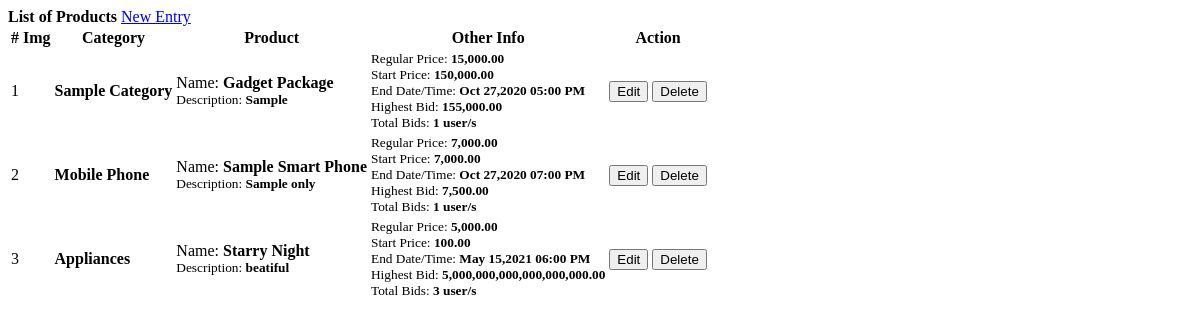
Page /admin/products.php on the earlier database version.
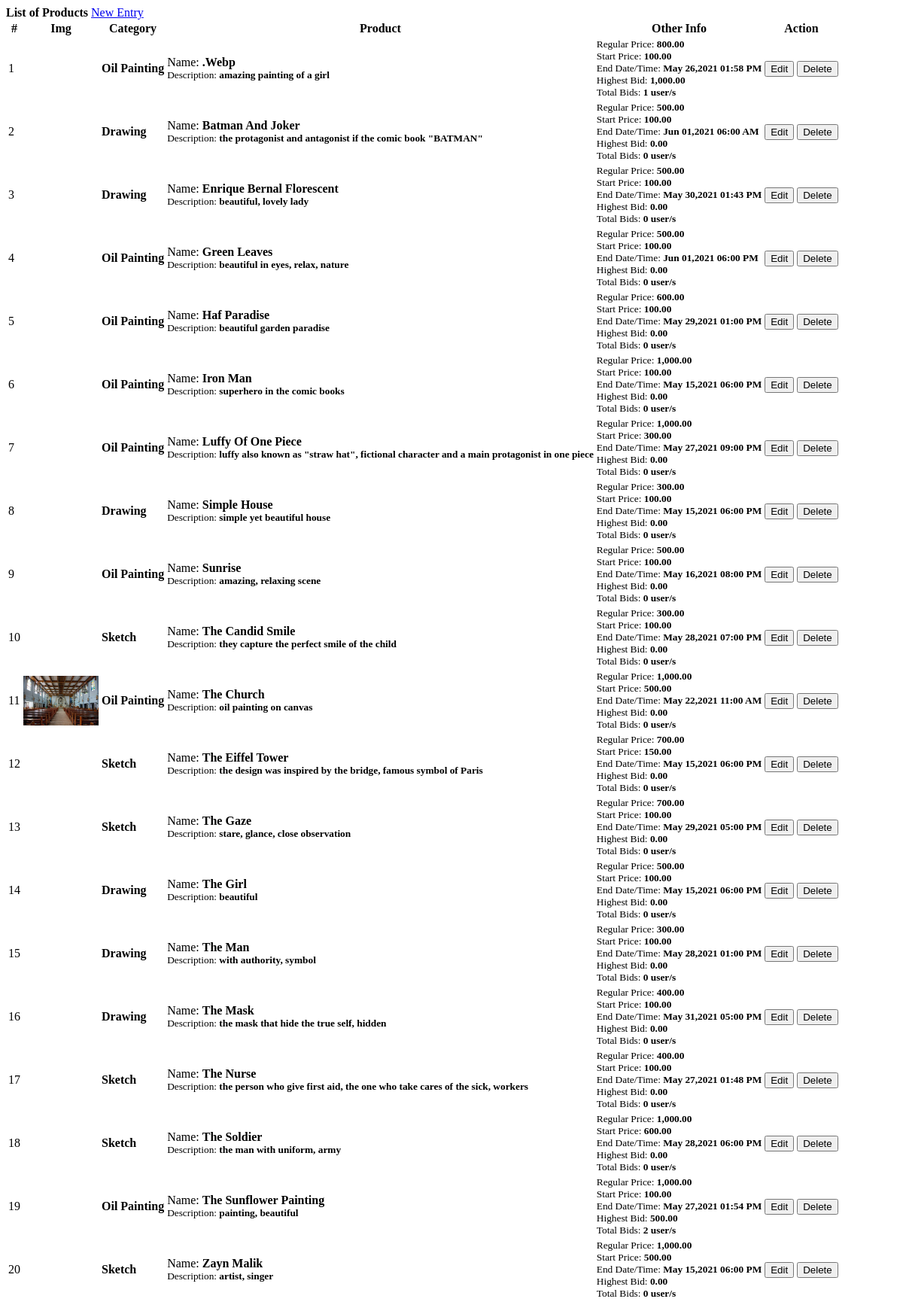
Same page on the later database version.
### tables this page shows
CREATE TABLE `products` (
  `id` int(30) NOT NULL,
  `category_id` int(30) NOT NULL,
  `name` varchar(200) NOT NULL,
  `description` text NOT NULL,
  `start_bid` float NOT NULL,
  `regular_price` float NOT NULL,
  `bid_end_datetime` datetime NOT NULL,
  `img_fname` text NOT NULL,
  `date_created` datetime NOT NULL DEFAULT current_timestamp()
);

CREATE TABLE `bids` (
  `id` int(30) NOT NULL,
  `user_id` int(30) NOT NULL,
  `product_id` int(30) NOT NULL,
  `bid_amount` float NOT NULL,
  `status` tinyint(1) NOT NULL DEFAULT 1 COMMENT '1=bid,2=confirmed,3=cancelled',
  `date_created` datetime NOT NULL DEFAULT current_timestamp() ON UPDATE current_timestamp()
);

### admin/products.php (the view, shortened to what this page needs)
<?php include('db_connect.php');?>
<div class="container-fluid">
	<div class="col-lg-12">
		<div class="row">
			<div class="col-md-12">
				<div class="card">
					<div class="card-header">
						<b>List of Products</b>
						<span class="float:right"><a class="btn btn-primary btn-block btn-sm col-sm-2 float-right" href="index.php?page=manage_product" id="new_product">
					<i class="fa fa-plus"></i> New Entry
				</a></span>
					</div>
					<div class="card-body">
						<table class="table table-condensed table-bordered table-hover">
							<thead>
								<tr>
									<th class="text-center">#</th>
									<th class="">Img</th>
									<th class="">Category</th>
									<th class="">Product</th>
									<th class="">Other Info</th>
									<th class="text-center">Action</th>
								</tr>
							</thead>
							<tbody>
								<?php
								$i = 1;
								$cat = array();
								$cat[] = '';
								$qry = $conn->query("SELECT * FROM categories ");
								while($row = $qry->fetch_assoc()){
									$cat[$row['id']] = $row['name'];
								}
								$products = $conn->query("SELECT * FROM products order by name asc ");
								while($row=$products->fetch_assoc()):
									$get = $conn->query("SELECT * FROM bids where product_id = {$row['id']} order by bid_amount desc limit 1 ");
									$bid = $get->num_rows > 0 ? $get->fetch_array()['bid_amount'] : 0 ;
									$tbid = $conn->query("SELECT distinct(user_id) FROM bids where product_id = {$row['id']} ")->num_rows;
								?>
								<tr data-id= '<?php echo $row['id'] ?>'>
									<td class="text-center"><?php echo $i++ ?></td>
									<td class="">
										 <div class="row justify-content-center">
										 	<img src="<?php echo 'assets/uploads/'.$row['img_fname'] ?>" alt="">
										 </div>
									</td>
									<td>
										 <p> <b><?php echo ucwords($cat[$row['category_id']]) ?></b></p>
									</td>
									<td class="">
										 <p>Name: <b><?php echo ucwords($row['name']) ?></b></p>
										 <p><small>Description: <b><?php echo $row['description'] ?></b></small></p>
									</td>
									<td>
										 <p><small>Regular Price: <b><?php echo number_format($row['regular_price'],2) ?></b></small></p>
										 <p><small>Start Price: <b><?php echo number_format($row['start_bid'],2) ?></b></small></p>
										 <p><small>End Date/Time: <b><?php echo date("M d,Y h:i A",strtotime($row['bid_end_datetime'])) ?></b></small></p>
										 <p><small>Highest Bid: <b class="highest_bid"><?php echo number_format($bid,2) ?></b></small></p>
										 <p><small>Total Bids: <b class="total_bid"><?php echo $tbid ?> user/s</b></small></p>
									</td>
									<td class="text-center">
										<button class="btn btn-sm btn-outline-primary edit_product" type="button" data-id="<?php echo $row['id'] ?>" >Edit</button>
										<button class="btn btn-sm btn-outline-danger delete_product" type="button" data-id="<?php echo $row['id'] ?>">Delete</button>
									</td>
								</tr>
								<?php endwhile; ?>
							</tbody>
						</table>
					</div>
				</div>
			</div>
		</div>
	</div>
</div>

### admin/products.php (style rules this page uses)
td { vertical-align: middle !important; }
td p { margin: unset }
table td img { max-width:100px; max-height: :150px; }
img { max-width:100px; max-height: :150px; }

Differences in the rows shown:
removed products: category "Sample Category", name "Gadget Package", description "Sample", regular_price "15,000.00", start_bid "150,000.00", bid_end_datetime "Oct 27,2020 05:00 PM", bids.bid_amount "155,000.00", tbid "1"
removed products: category "Mobile Phone", name "Sample Smart Phone", description "Sample only", regular_price "7,000.00", start_bid "7,000.00", bid_end_datetime "Oct 27,2020 07:00 PM", bids.bid_amount "7,500.00", tbid "1"
removed products: category "Appliances", name "Starry Night", description "beatiful", regular_price "5,000.00", start_bid "100.00", bid_end_datetime "May 15,2021 06:00 PM", bids.bid_amount "5,000,000,000,000,000,000.00", tbid "3"
added products: category "Oil Painting", name ".Webp", description "amazing painting of a girl", regular_price "800.00", start_bid "100.00", bid_end_datetime "May 26,2021 01:58 PM", bids.bid_amount "1,000.00", tbid "1"
added products: category "Drawing", name "Batman And Joker", description "the protagonist and antagonist if the comic book \"BATMAN\"", regular_price "500.00", start_bid "100.00", bid_end_datetime "Jun 01,2021 06:00 AM", bid "0.00", tbid "0"
added products: category "Drawing", name "Enrique Bernal Florescent", description "beautiful, lovely lady", regular_price "500.00", start_bid "100.00", bid_end_datetime "May 30,2021 01:43 PM", bid "0.00", tbid "0"
added products: category "Oil Painting", name "Green Leaves", description "beautiful in eyes, relax, nature", regular_price "500.00", start_bid "100.00", bid_end_datetime "Jun 01,2021 06:00 PM", bid "0.00", tbid "0"
added products: category "Oil Painting", name "Haf Paradise", description "beautiful garden paradise", regular_price "600.00", start_bid "100.00", bid_end_datetime "May 29,2021 01:00 PM", bid "0.00", tbid "0"
added products: category "Oil Painting", name "Iron Man", description "superhero in the comic books", regular_price "1,000.00", start_bid "100.00", bid_end_datetime "May 15,2021 06:00 PM", bid "0.00", tbid "0"
added products: category "Oil Painting", name "Luffy Of One Piece", description "luffy also known as \"straw hat\", fictional character and a main protagonist in one piece", regular_price "1,000.00", start_bid "300.00", bid_end_datetime "May 27,2021 09:00 PM", bid "0.00", tbid "0"
added products: category "Drawing", name "Simple House", description "simple yet beautiful house", regular_price "300.00", start_bid "100.00", bid_end_datetime "May 15,2021 06:00 PM", bid "0.00", tbid "0"
added products: category "Oil Painting", name "Sunrise", description "amazing, relaxing scene", regular_price "500.00", start_bid "100.00", bid_end_datetime "May 16,2021 08:00 PM", bid "0.00", tbid "0"
added products: category "Sketch", name "The Candid Smile", description "they capture the perfect smile of the child", regular_price "300.00", start_bid "100.00", bid_end_datetime "May 28,2021 07:00 PM", bid "0.00", tbid "0"
added products: img_fname (picture), category "Oil Painting", name "The Church", description "oil painting on canvas", regular_price "1,000.00", start_bid "500.00", bid_end_datetime "May 22,2021 11:00 AM", bid "0.00", tbid "0"
added products: category "Sketch", name "The Eiffel Tower", description "the design was inspired by the bridge, famous symbol of Paris", regular_price "700.00", start_bid "150.00", bid_end_datetime "May 15,2021 06:00 PM", bid "0.00", tbid "0"
added products: category "Sketch", name "The Gaze", description "stare, glance, close observation", regular_price "700.00", start_bid "100.00", bid_end_datetime "May 29,2021 05:00 PM", bid "0.00", tbid "0"
added products: category "Drawing", name "The Girl", description "beautiful", regular_price "500.00", start_bid "100.00", bid_end_datetime "May 15,2021 06:00 PM", bid "0.00", tbid "0"
added products: category "Drawing", name "The Man", description "with authority, symbol", regular_price "300.00", start_bid "100.00", bid_end_datetime "May 28,2021 01:00 PM", bid "0.00", tbid "0"
added products: category "Drawing", name "The Mask", description "the mask that hide the true self, hidden", regular_price "400.00", start_bid "100.00", bid_end_datetime "May 31,2021 05:00 PM", bid "0.00", tbid "0"
added products: category "Sketch", name "The Nurse", description "the person who give first aid, the one who take cares of the sick, workers", regular_price "400.00", start_bid "100.00", bid_end_datetime "May 27,2021 01:48 PM", bid "0.00", tbid "0"
added products: category "Sketch", name "The Soldier", description "the man with uniform, army", regular_price "1,000.00", start_bid "600.00", bid_end_datetime "May 28,2021 06:00 PM", bid "0.00", tbid "0"
added products: category "Oil Painting", name "The Sunflower Painting", description "painting, beautiful", regular_price "1,000.00", start_bid "100.00", bid_end_datetime "May 27,2021 01:54 PM", bids.bid_amount "500.00", tbid "2"
added products: category "Sketch", name "Zayn Malik", description "artist, singer", regular_price "1,000.00", start_bid "500.00", bid_end_datetime "May 15,2021 06:00 PM", bid "0.00", tbid "0"
